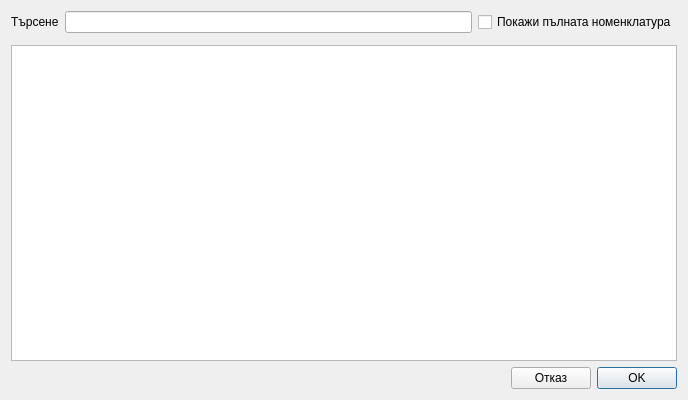
<?xml version="1.0" encoding="UTF-8"?>
<ui version="4.0">
 <class>ICD10DialogClass</class>
 <widget class="QDialog" name="ICD10DialogClass">
  <property name="geometry">
   <rect>
    <x>0</x>
    <y>0</y>
    <width>688</width>
    <height>400</height>
   </rect>
  </property>
  <property name="windowTitle">
   <string>ICD10Dialog</string>
  </property>
  <layout class="QVBoxLayout" name="verticalLayout">
   <item>
    <layout class="QHBoxLayout" name="horizontalLayout_2">
     <item>
      <widget class="QLabel" name="label">
       <property name="text">
        <string>Търсене</string>
       </property>
      </widget>
     </item>
     <item>
      <widget class="QLineEdit" name="searchEdit"/>
     </item>
     <item>
      <widget class="QCheckBox" name="checkBox">
       <property name="text">
        <string>Покажи пълната номенклатура</string>
       </property>
      </widget>
     </item>
    </layout>
   </item>
   <item>
    <widget class="QFrame" name="frame">
     <property name="frameShape">
      <enum>QFrame::Shape::NoFrame</enum>
     </property>
     <property name="frameShadow">
      <enum>QFrame::Shadow::Raised</enum>
     </property>
     <layout class="QHBoxLayout" name="horizontalLayout_3">
      <property name="spacing">
       <number>0</number>
      </property>
      <property name="leftMargin">
       <number>0</number>
      </property>
      <property name="topMargin">
       <number>0</number>
      </property>
      <property name="rightMargin">
       <number>0</number>
      </property>
      <property name="bottomMargin">
       <number>0</number>
      </property>
     </layout>
    </widget>
   </item>
   <item>
    <widget class="QTableView" name="tableView"/>
   </item>
   <item>
    <layout class="QHBoxLayout" name="horizontalLayout">
     <item>
      <spacer name="horizontalSpacer">
       <property name="orientation">
        <enum>Qt::Orientation::Horizontal</enum>
       </property>
       <property name="sizeHint" stdset="0">
        <size>
         <width>40</width>
         <height>20</height>
        </size>
       </property>
      </spacer>
     </item>
     <item>
      <widget class="QPushButton" name="cancelButton">
       <property name="text">
        <string>Отказ</string>
       </property>
       <property name="autoDefault">
        <bool>false</bool>
       </property>
      </widget>
     </item>
     <item>
      <widget class="QPushButton" name="okButton">
       <property name="text">
        <string>OK</string>
       </property>
       <property name="default">
        <bool>true</bool>
       </property>
      </widget>
     </item>
    </layout>
   </item>
  </layout>
 </widget>
 <layoutdefault spacing="6" margin="11"/>
 <resources/>
 <connections/>
</ui>
